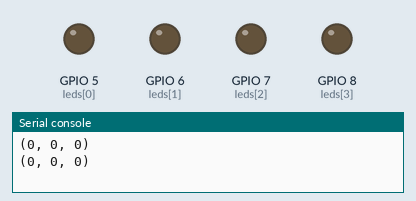
Recording of a program running on a simulated ESP32 board running MicroPython. Shown: output pins drawn as LEDs (lit = HIGH), the last lines printed to the serial console. At 12.8 s the program stops and its outputs stay as they are.

Above: at 0.1 s.
At 2.3 s:
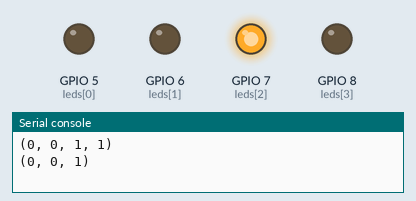
At 3.3 s:
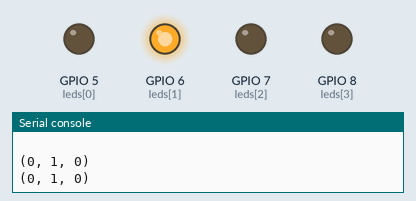
At 6.5 s:
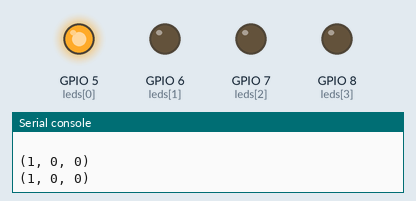
At 10.3 s:
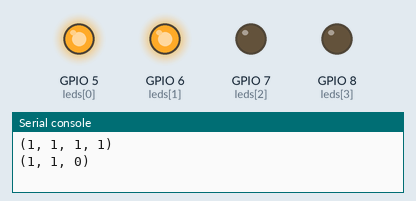
At 11.9 s:
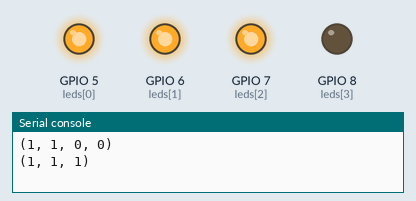
Timing chart, 0 to 13.4 s (numbered marks = the images above):
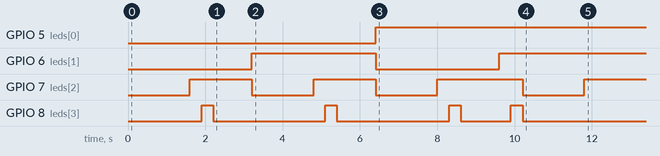

The program:

0203.py
```python
from machine import Pin
import time
import math

leds=[Pin(5,Pin.OUT),Pin(6,Pin.OUT),Pin(7,Pin.OUT),Pin(8,Pin.OUT)]

def display(state):
    for i in range(len(leds)):
        if i < len(state):
            leds[i].value(state[i])
        else:
            leds[i].value(0)

def toffoli(a,b,c):
    return a,b,(a&b)^c

def CNOT(a,b,cbit):
    tbit=0
    tbit=cbit-tbit
    kbit=(a,b,cbit,tbit)
    display(kbit)
    print(kbit)

def info_loss(inbit,outbit):
    infoLoss=len(inbit)-len(outbit)
    return max(0,infoLoss)

def energy_loss(infoLoss):
    ELoss=infoLoss*kB*T*math.log(2)
    return max(0,ELoss)

def back(ina,inb,inc):
    global tatalEsave
    inbit=(ina,inb,inc)
    print(inbit)
    oua=ina
    oub=inb
    ouc=toffoli(ina,inb,inc)
    print(ouc)
    display(ouc)
    time.sleep(0.3)
    CNOT(oua,oub,ouc[2])
    time.sleep(0.3)
    bouc=toffoli(oua,oub,ouc[2])
    display(bouc)
    print(bouc)
    print(" ")
    time.sleep(1)

for a in range(2):
    for b in range(2):
        for c in range(2):
            back(a,b,c)
```

Measured:
- by itself, GPIO 5 (leds[0]): LOW → HIGH at 6.4 s
- by itself, GPIO 6 (leds[1]): LOW → HIGH at 3.2 s, → LOW 3.2 s later, → HIGH 3.2 s later
- by itself, GPIO 7 (leds[2]): goes HIGH 1.6 s, LOW 1.6 s, HIGH 1.6 s, LOW 1.6 s, HIGH 2.2 s, LOW 1.6 s, then HIGH
- by itself, GPIO 8 (leds[3]): LOW → HIGH at 1.9 s, → LOW 0.30 s later, → HIGH 2.9 s later, → LOW 0.30 s later, … (8 changes in this stretch)
